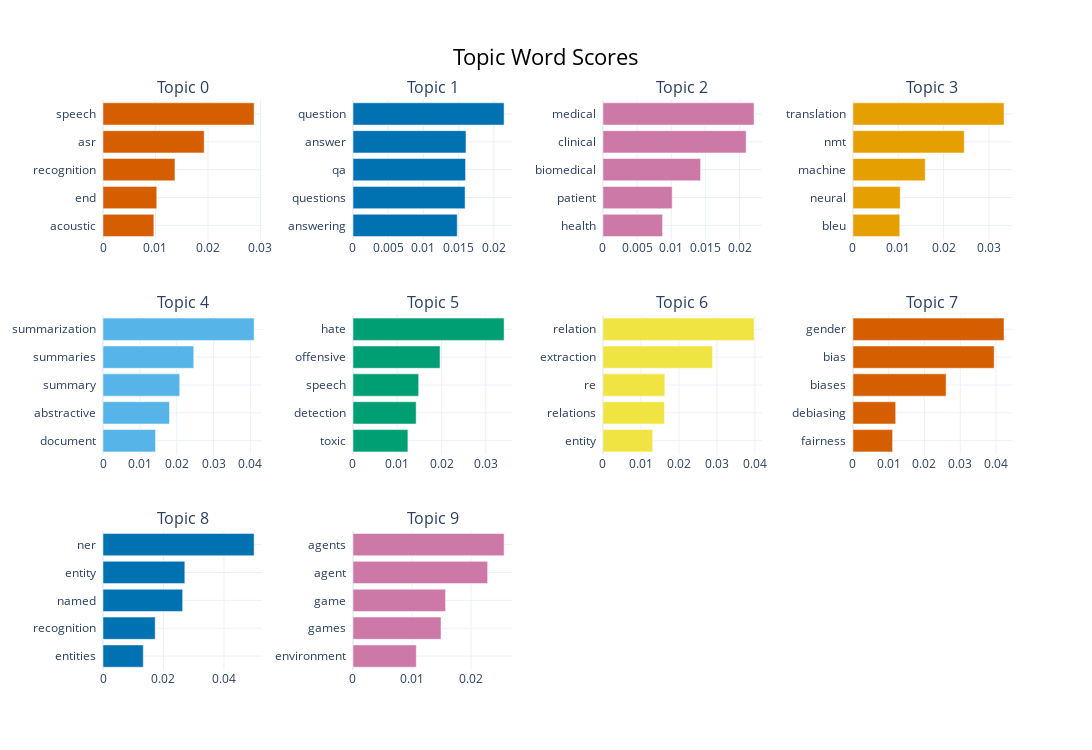

The code cell stored with this chart in its notebook:
### Code cell
topic_model.visualize_barchart(top_n_topics=10, width=500)

### Figure 1 — Plotly figure (JSON) as saved in the notebook; plotly's stock layout.template omitted (floating-point values rounded to 4 significant figures)
{"data": [{"marker": {"color": "#D55E00"}, "orientation": "h", "type": "bar", "x": [0.009693, 0.01024, 0.01371, 0.01928, 0.02879], "xaxis": "x", "y": ["acoustic  ", "end  ", "recognition  ", "asr  ", "speech  "], "yaxis": "y"}, {"marker": {"color": "#0072B2"}, "orientation": "h", "type": "bar", "x": [0.0148, 0.01592, 0.01599, 0.01605, 0.02146], "xaxis": "x2", "y": ["answering  ", "questions  ", "qa  ", "answer  ", "question  "], "yaxis": "y2"}, {"marker": {"color": "#CC79A7"}, "orientation": "h", "type": "bar", "x": [0.008735, 0.01014, 0.01429, 0.02097, 0.02213], "xaxis": "x3", "y": ["health  ", "patient  ", "biomedical  ", "clinical  ", "medical  "], "yaxis": "y3"}, {"marker": {"color": "#E69F00"}, "orientation": "h", "type": "bar", "x": [0.01034, 0.01044, 0.01594, 0.02456, 0.03334], "xaxis": "x4", "y": ["bleu  ", "neural  ", "machine  ", "nmt  ", "translation  "], "yaxis": "y4"}, {"marker": {"color": "#56B4E9"}, "orientation": "h", "type": "bar", "x": [0.01426, 0.01806, 0.02084, 0.02465, 0.04103], "xaxis": "x5", "y": ["document  ", "abstractive  ", "summary  ", "summaries  ", "summarization  "], "yaxis": "y5"}, {"marker": {"color": "#009E73"}, "orientation": "h", "type": "bar", "x": [0.01241, 0.01427, 0.01484, 0.01967, 0.03413], "xaxis": "x6", "y": ["toxic  ", "detection  ", "speech  ", "offensive  ", "hate  "], "yaxis": "y6"}, {"marker": {"color": "#F0E442"}, "orientation": "h", "type": "bar", "x": [0.0131, 0.01621, 0.01629, 0.02887, 0.03979], "xaxis": "x7", "y": ["entity  ", "relations  ", "re  ", "extraction  ", "relation  "], "yaxis": "y7"}, {"marker": {"color": "#D55E00"}, "orientation": "h", "type": "bar", "x": [0.01109, 0.01196, 0.02604, 0.03947, 0.04223], "xaxis": "x8", "y": ["fairness  ", "debiasing  ", "biases  ", "bias  ", "gender  "], "yaxis": "y8"}, {"marker": {"color": "#0072B2"}, "orientation": "h", "type": "bar", "x": [0.01332, 0.01725, 0.02634, 0.02706, 0.04997], "xaxis": "x9", "y": ["entities  ", "recognition  ", "named  ", "entity  ", "ner  "], "yaxis": "y9"}, {"marker": {"color": "#CC79A7"}, "orientation": "h", "type": "bar", "x": [0.01073, 0.01492, 0.01569, 0.02282, 0.0256], "xaxis": "x10", "y": ["environment  ", "games  ", "game  ", "agent  ", "agents  "], "yaxis": "y10"}], "layout": {"annotations": [{"font": {"size": 16}, "showarrow": false, "text": "Topic 0", "x": 0.0875, "xanchor": "center", "xref": "paper", "y": 1, "yanchor": "bottom", "yref": "paper"}, {"font": {"size": 16}, "showarrow": false, "text": "Topic 1", "x": 0.3625, "xanchor": "center", "xref": "paper", "y": 1, "yanchor": "bottom", "yref": "paper"}, {"font": {"size": 16}, "showarrow": false, "text": "Topic 2", "x": 0.6375, "xanchor": "center", "xref": "paper", "y": 1, "yanchor": "bottom", "yref": "paper"}, {"font": {"size": 16}, "showarrow": false, "text": "Topic 3", "x": 0.9125, "xanchor": "center", "xref": "paper", "y": 1, "yanchor": "bottom", "yref": "paper"}, {"font": {"size": 16}, "showarrow": false, "text": "Topic 4", "x": 0.0875, "xanchor": "center", "xref": "paper", "y": 0.6222, "yanchor": "bottom", "yref": "paper"}, {"font": {"size": 16}, "showarrow": false, "text": "Topic 5", "x": 0.3625, "xanchor": "center", "xref": "paper", "y": 0.6222, "yanchor": "bottom", "yref": "paper"}, {"font": {"size": 16}, "showarrow": false, "text": "Topic 6", "x": 0.6375, "xanchor": "center", "xref": "paper", "y": 0.6222, "yanchor": "bottom", "yref": "paper"}, {"font": {"size": 16}, "showarrow": false, "text": "Topic 7", "x": 0.9125, "xanchor": "center", "xref": "paper", "y": 0.6222, "yanchor": "bottom", "yref": "paper"}, {"font": {"size": 16}, "showarrow": false, "text": "Topic 8", "x": 0.0875, "xanchor": "center", "xref": "paper", "y": 0.2444, "yanchor": "bottom", "yref": "paper"}, {"font": {"size": 16}, "showarrow": false, "text": "Topic 9", "x": 0.3625, "xanchor": "center", "xref": "paper", "y": 0.2444, "yanchor": "bottom", "yref": "paper"}], "height": 750, "hoverlabel": {"bgcolor": "white", "font": {"family": "Rockwell", "size": 16}}, "showlegend": false, "title": {"font": {"color": "Black", "size": 22}, "text": "Topic Word Scores", "x": 0.5, "xanchor": "center", "yanchor": "top"}, "width": 2000, "xaxis": {"anchor": "y", "domain": [0, 0.175], "showgrid": true}, "xaxis10": {"anchor": "y10", "domain": [0.275, 0.45], "showgrid": true}, "xaxis11": {"anchor": "y11", "domain": [0.55, 0.725], "showgrid": true}, "xaxis12": {"anchor": "y12", "domain": [0.825, 1], "showgrid": true}, "xaxis2": {"anchor": "y2", "domain": [0.275, 0.45], "showgrid": true}, "xaxis3": {"anchor": "y3", "domain": [0.55, 0.725], "showgrid": true}, "xaxis4": {"anchor": "y4", "domain": [0.825, 1], "showgrid": true}, "xaxis5": {"anchor": "y5", "domain": [0, 0.175], "showgrid": true}, "xaxis6": {"anchor": "y6", "domain": [0.275, 0.45], "showgrid": true}, "xaxis7": {"anchor": "y7", "domain": [0.55, 0.725], "showgrid": true}, "xaxis8": {"anchor": "y8", "domain": [0.825, 1], "showgrid": true}, "xaxis9": {"anchor": "y9", "domain": [0, 0.175], "showgrid": true}, "yaxis": {"anchor": "x", "domain": [0.7556, 1], "showgrid": true}, "yaxis10": {"anchor": "x10", "domain": [0, 0.2444], "showgrid": true}, "yaxis11": {"anchor": "x11", "domain": [0, 0.2444], "showgrid": true}, "yaxis12": {"anchor": "x12", "domain": [0, 0.2444], "showgrid": true}, "yaxis2": {"anchor": "x2", "domain": [0.7556, 1], "showgrid": true}, "yaxis3": {"anchor": "x3", "domain": [0.7556, 1], "showgrid": true}, "yaxis4": {"anchor": "x4", "domain": [0.7556, 1], "showgrid": true}, "yaxis5": {"anchor": "x5", "domain": [0.3778, 0.6222], "showgrid": true}, "yaxis6": {"anchor": "x6", "domain": [0.3778, 0.6222], "showgrid": true}, "yaxis7": {"anchor": "x7", "domain": [0.3778, 0.6222], "showgrid": true}, "yaxis8": {"anchor": "x8", "domain": [0.3778, 0.6222], "showgrid": true}, "yaxis9": {"anchor": "x9", "domain": [0, 0.2444], "showgrid": true}}}
